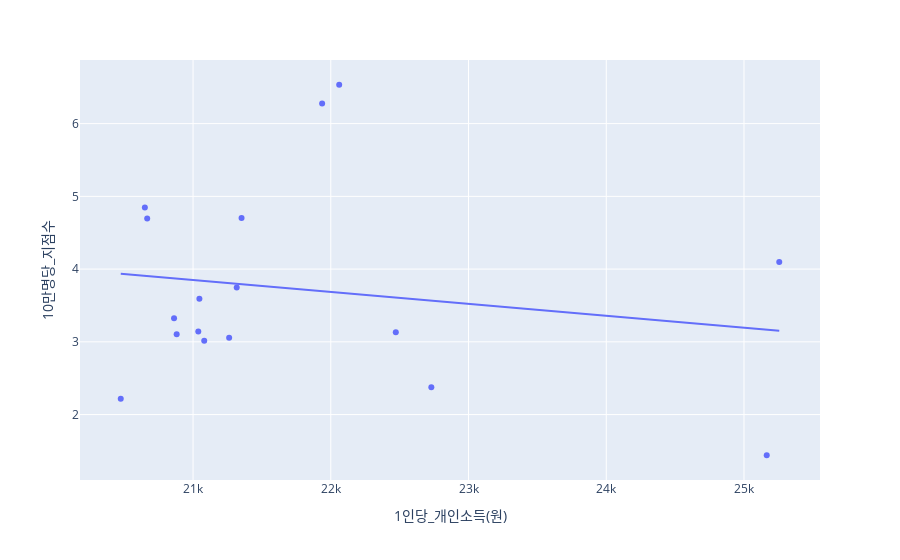

Write notebook code for a chart like this one.
### Code cell
fig = px.scatter(df2021_sort, x = '1인당_개인소득(원)', y = '10만명당_지점수', trendline="ols")

fig.show()

### Figure 1 — Plotly figure (JSON) as saved in the notebook; plotly's stock layout.template omitted (floating-point values rounded to 4 significant figures)
{"data": [{"hovertemplate": "1인당_개인소득(원)=%{x}<br>10만명당_지점수=%{y}<extra></extra>", "legendgroup": "", "marker": {"color": "#636efa", "symbol": "circle"}, "mode": "markers", "name": "", "orientation": "v", "showlegend": false, "type": "scatter", "x": [21038, 21937, 20650, 20667, 22472, 21046, 22730, 21352, 25256, 22061, 25165, 21317, 20881, 20862, 20475, 21262, 21081], "xaxis": "x", "y": [3.141, 6.277, 4.846, 4.694, 3.131, 3.591, 2.375, 4.703, 4.099, 6.534, 1.441, 3.747, 3.105, 3.325, 2.218, 3.055, 3.015], "yaxis": "y"}, {"hovertemplate": "<b>OLS trendline</b><br>10만명당_지점수 = -0.000164294 * 1인당_개인소득(원) + 7.30166<br>R<sup>2</sup>=0.030617<br><br>1인당_개인소득(원)=%{x}<br>10만명당_지점수=%{y} <b>(trend)</b><extra></extra>", "legendgroup": "", "marker": {"color": "#636efa", "symbol": "circle"}, "mode": "lines", "name": "", "showlegend": false, "type": "scatter", "x": [20475, 20650, 20667, 20862, 20881, 21038, 21046, 21081, 21262, 21317, 21352, 21937, 22061, 22472, 22730, 25165, 25256], "xaxis": "x", "y": [3.938, 3.909, 3.906, 3.874, 3.871, 3.845, 3.844, 3.838, 3.808, 3.799, 3.794, 3.698, 3.677, 3.61, 3.567, 3.167, 3.152], "yaxis": "y"}], "layout": {"legend": {"tracegroupgap": 0}, "margin": {"t": 60}, "xaxis": {"anchor": "y", "domain": [0, 1], "title": {"text": "1인당_개인소득(원)"}}, "yaxis": {"anchor": "x", "domain": [0, 1], "title": {"text": "10만명당_지점수"}}}}
